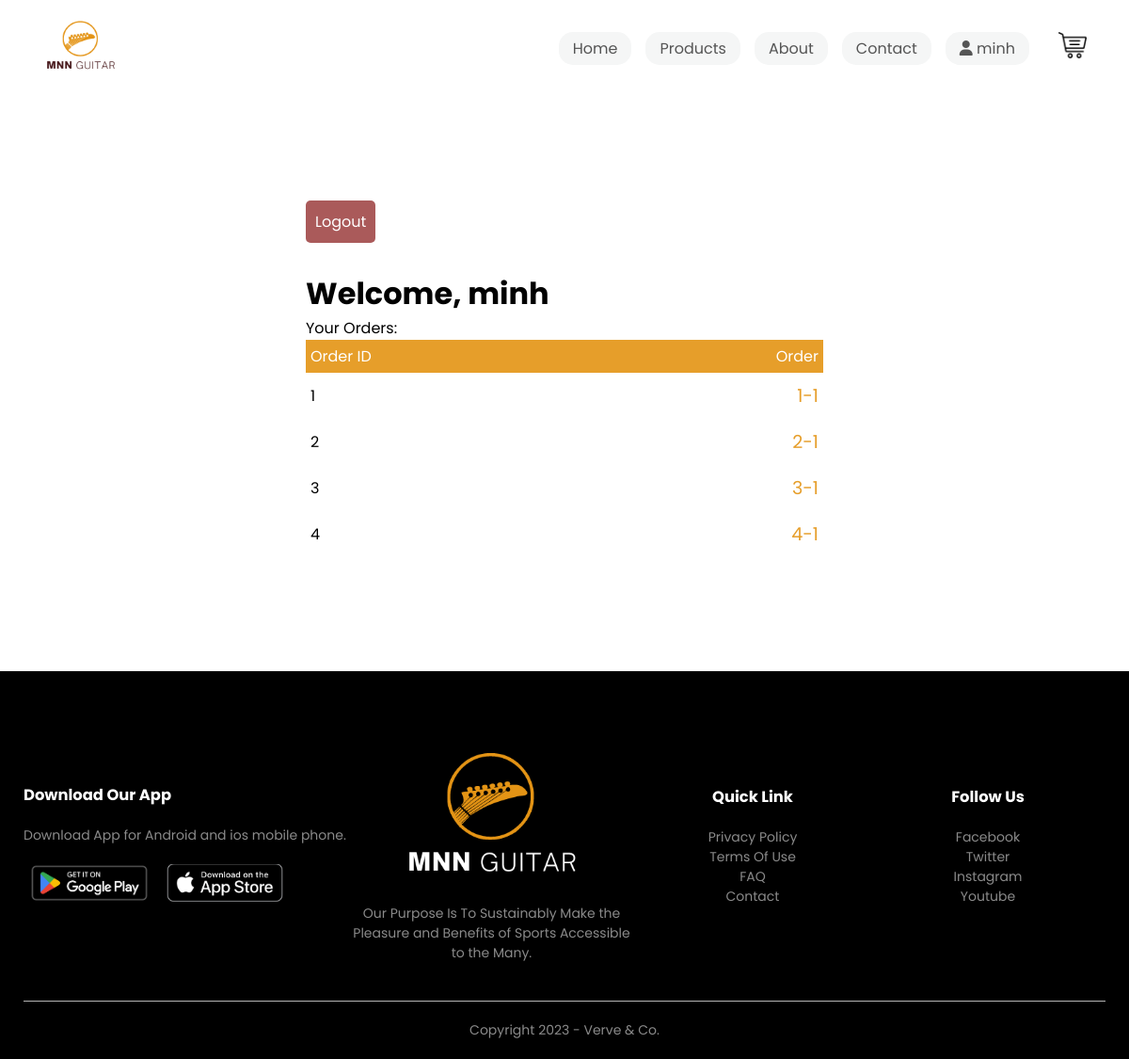
Page /account/ (signed in) on the committed database.
### tables this page shows
CREATE TABLE "order" ( "id" INTEGER, "user_id" INTEGER, "user_email" varchar(200), "status" INTEGER, FOREIGN KEY("user_id") REFERENCES "user"("user_id"), PRIMARY KEY("id" AUTOINCREMENT) );

### website/views.py (the view)
@views.route('/account/',methods = ['GET'])
def account():
    user_orders = []
    current_username = ""
    if 'current_user' in session:
        current_username = session['current_user']['name']
    else:
        current_username = ""
    user_id = session.get('current_user',{}).get('id')
    if user_id:
        conn = sqlite3.connect(sqldbname)
        cur = conn.cursor()
        cur.execute('Select * from "order" where user_id = ?',(user_id,))
        user_orders = cur.fetchall()
        conn.close()
        return render_template('account.html',orders = user_orders, user_name = current_username)
    flash("User not logged in")
    return redirect(url_for("auth.login"))

### website/views.py (called while the page is built)
@views.context_processor
def my_utility_processor():
    def convert_currency_to_int(currency_str):
        currency_str = currency_str.replace("$", "").replace(".", "")
        return int(currency_str)
    def convert_int_to_currency(number):
        number_str = str(number)
        currency_str = ""
        count = 0
        for digit in reversed(number_str):
            if count != 0 and count % 3 == 0:
                currency_str = "." + currency_str
            currency_str = digit + currency_str
            count += 1
        currency_str = "$" + currency_str
        return currency_str
    return dict(convert_currency_to_int=convert_currency_to_int, convert_int_to_currency=convert_int_to_currency)

### website/templates/account.html (shortened to what this page needs)
{%extends "base.html" %} {% block title%}MNN{%endblock%} {% block content%}
<div class="small-container cart-page" style="min-height: 60vh">
  <a class="btn" href="/logout">Logout</a>
  <h1>Welcome, {{user_name}}</h1>
  <div>Your Orders:</div>
  <table class="cart">
    <tr>
      <th>Order ID</th>
      <th>Order</th>
    </tr>
    {%if orders == []%}
    <tr>
      You haven't ordered anything
    </tr>
    {%else%} {% for order in orders %}
    <tr>
      <td>{{order[0]}}</td>
      <td>
        <a style="font-size: 1.2rem" href="/order/{{order[0]}}"
          >{{order[0]}}-{{order[3]}}</a
        >
      </td>
    </tr>
    {% endfor %} {%endif%}
  </table>
</div>
{%endblock%}

### website/static/css/style.css (style rules this page uses)
* { margin: 0; padding: 0; box-sizing: border-box; }
body { font-family: "Poppins", sans-serif; }
a { text-decoration: none; color: #555; }
.btn { display: inline-block; background: #aa5a5a; color: white; padding: 8px 30px; margin: 30px 0; border-radius: 30px; transition: background 0.5s; }
.small-container { max-width: 1080px; margin: auto; padding-left: 25px; padding-right: 25px; }
.cart-page { margin: 80px 25% 0 25%; }
table { width: 100%; border-collapse: collapse; }
th { text-align: left; padding: 5px; color: #fff; background: rgb(230, 158, 42); font-weight: normal; }
td { padding: 10px 5px; }
td a { color: rgb(230, 158, 42); font-size: 12px; }
td:last-child { text-align: right; }
th:last-child { text-align: right; }
.btn { color: white; border: none; padding: 10px; border-radius: 5px; cursor: pointer; transition: background-color 0.3s ease; }

### rows in the picture
order: id "1", status "1"
order: id "2", status "1"
order: id "3", status "1"
order: id "4", status "1"

### other values in the picture
{{ user_name }} "minh"
